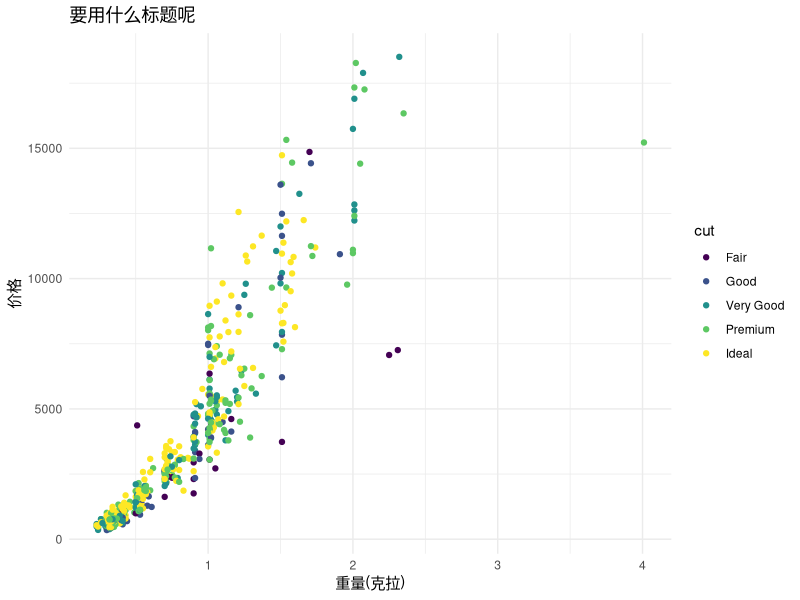

The R source for this figure:
## ---- chunk 1
knitr::opts_chunk$set(fig.showtext=TRUE)
## ---- chunk 2
library(dplyr)
library(ggplot2)

diamonds %>% 
  slice_sample(n = 500) %>%
  ggplot() + 
  geom_point(aes(carat, price, color = cut)) + 
  theme_minimal() +
  labs(title = "要用什么标题呢",
       x = "重量(克拉)",
       y = "价格")
## ---- chunk 3
head(iris) %>% 
  knitr::kable(caption = "我知道一切 iris")
